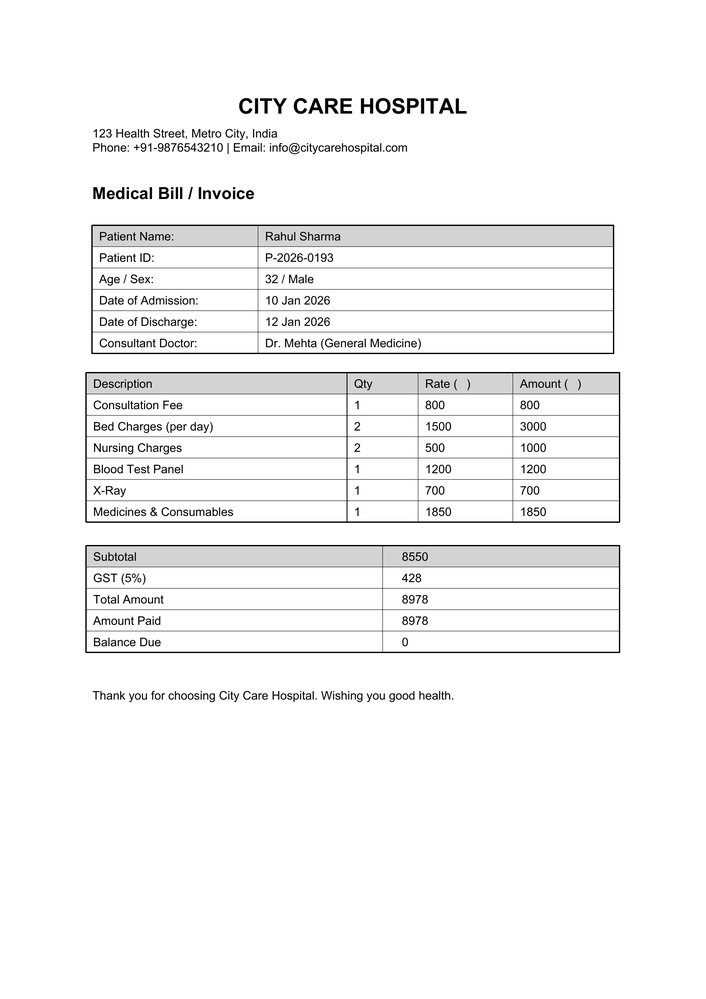
#> input picture uploads/medical_bill-2_page_1.png, 706 x 999 px, shrunk from 1654 x 2339 before the run
$ python test_image_preprocessor.py
#> lines starting #> are read from the running program, lines starting #| are printed output that depends on the picture; after the words box and inside, x2 and y2 are one past the last pixel; in counts of white or black regions, pixels touching at a corner belong together
### app/ocr/image_preprocessor.py
import os
import cv2


def preprocess_image(image_path: str, output_dir: str = "uploads/processed") -> str:
    """
    Preprocess an image for OCR:
    - Convert to grayscale
    - Apply adaptive thresholding

    Args:
        image_path (str): Path to input image
        output_dir (str): Directory to store processed image

    Returns:
        str: Path to processed image
    """
#> called with image_path = 'uploads/medical_bill-2_page_1.png', output_dir = 'uploads/processed'
    if not os.path.exists(output_dir):
        os.makedirs(output_dir)

    image = cv2.imread(image_path)
#> image is the input picture: shape (999, 706, 3); min 0, max 255, mean 245.5

    if image is None:
        raise ValueError(f"Unable to read image: {image_path}")

    gray = cv2.cvtColor(image, cv2.COLOR_BGR2GRAY)

    processed = cv2.adaptiveThreshold(
        gray,
        255,
        cv2.ADAPTIVE_THRESH_GAUSSIAN_C,
        cv2.THRESH_BINARY,
        31,
        2
    )
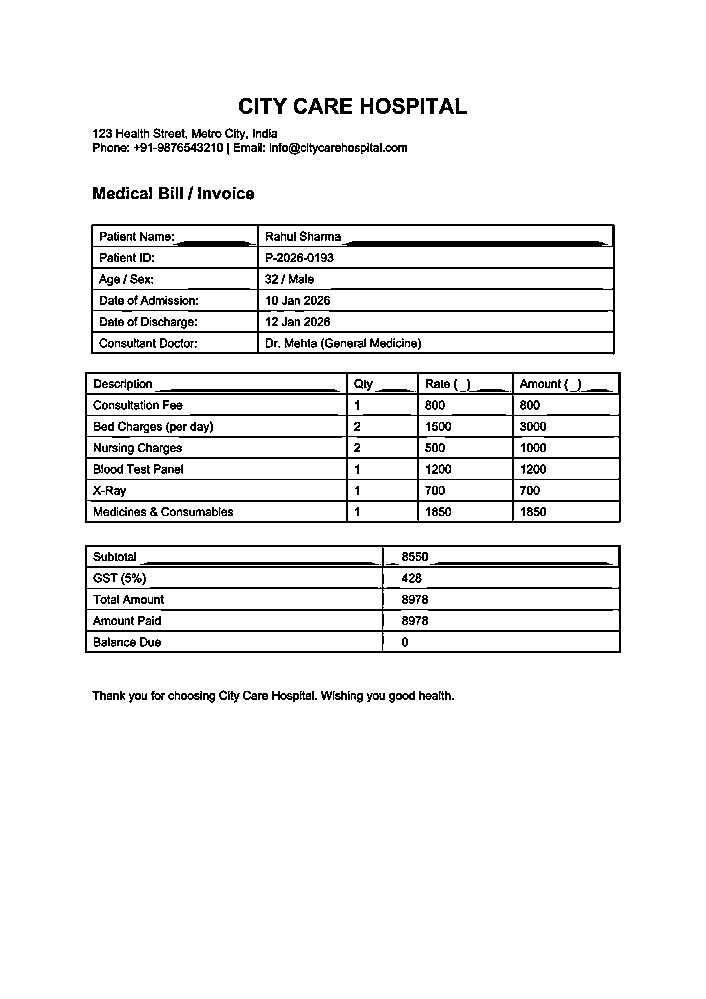
#> processed: shape (999, 706); 93.8% white; black in thin lines or dots, all inside (x1, y1, x2, y2) = (85, 98, 621, 703)

    filename = os.path.basename(image_path)
    processed_path = os.path.join(output_dir, filename)

    cv2.imwrite(processed_path, processed)

    return processed_path

### test_image_preprocessor.py
from app.ocr.image_preprocessor import preprocess_image

processed_path = preprocess_image("uploads/medical_bill-2_page_1.png")
print("Processed image saved at:", processed_path)
